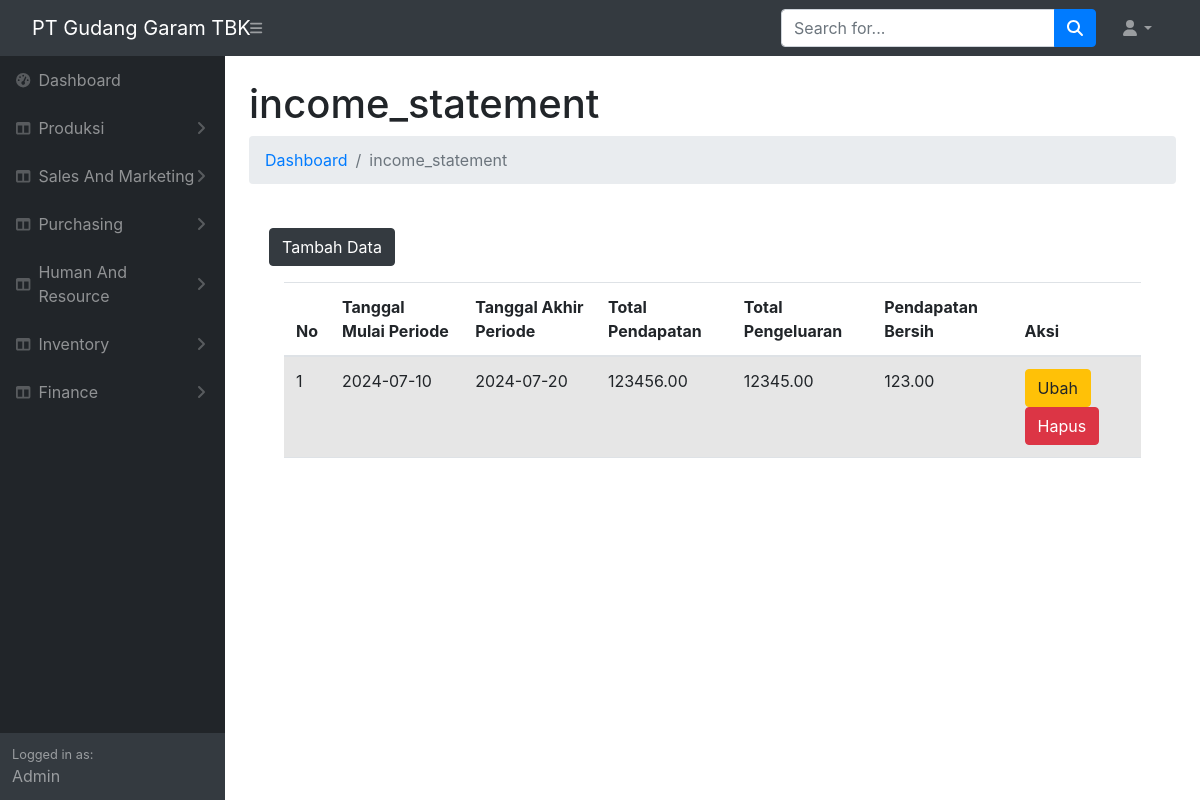
The page /produksi/income_statement.php on the database its author committed.
### tables this page shows
CREATE TABLE `income_statement` (
  `id_income_statement` int(11) NOT NULL,
  `start_date` date NOT NULL,
  `end_date` date NOT NULL,
  `total_income` decimal(15,2) NOT NULL,
  `total_expense` decimal(15,2) NOT NULL,
  `net_income` decimal(15,2) NOT NULL
);

### produksi/income_statement.php (the view, shortened to what this page needs)
<!DOCTYPE html>
<html lang="en">
    <head>
        <link rel="stylesheet" type="text/css" media="screen" href="https://cdn.datatables.net/1.13.1/css/jquery.dataTables.min.css">
    <link rel="stylesheet" type="text/css" media="screen" href="https://cdnjs.cloudflare.com/ajax/libs/twitter-bootstrap/5.2.0/css/bootstrap.min.css">
    <link rel="stylesheet" type="text/css" media="screen" href="https://cdn.datatables.net/1.13.1/css/dataTables.bootstrap5.min.css">
        <link href="https://cdn.jsdelivr.net/npm/simple-datatables@7.1.2/dist/style.min.css" rel="stylesheet" />
        <link href="css/styles.css" rel="stylesheet" />
    </head>
    <body class="sb-nav-fixed">
        <nav class="sb-topnav navbar navbar-expand navbar-dark bg-dark">
            <a class="navbar-brand ps-3" href="index.html">PT Gudang Garam TBK</a>
            <button class="btn btn-link btn-sm order-1 order-lg-0 me-4 me-lg-0" id="sidebarToggle" href="#!"><i class="fas fa-bars"></i></button>
            <form class="d-none d-md-inline-block form-inline ms-auto me-0 me-md-3 my-2 my-md-0">
                <div class="input-group">
                    <input class="form-control" type="text" placeholder="Search for..." aria-label="Search for..." aria-describedby="btnNavbarSearch" />
                    <button class="btn btn-primary" id="btnNavbarSearch" type="button"><i class="fas fa-search"></i></button>
                </div>
            </form>
            <ul class="navbar-nav ms-auto ms-md-0 me-3 me-lg-4">
                <li class="nav-item dropdown">
                    <a class="nav-link dropdown-toggle" id="navbarDropdown" href="#" role="button" data-bs-toggle="dropdown" aria-expanded="false"><i class="fas fa-user fa-fw"></i></a>
                </li>
            </ul>
        </nav>
        <div id="layoutSidenav">
            <div id="layoutSidenav_nav">
                <nav class="sb-sidenav accordion sb-sidenav-dark" id="sidenavAccordion">
                    <div class="sb-sidenav-menu">
                        <div class="nav">
                        <a class="nav-link" href="index.php">
                                <div class="sb-nav-link-icon"><i class="fas fa-tachometer-alt"></i></div>
                                Dashboard
                            </a>
                            <a class="nav-link collapsed" href="#" data-bs-toggle="collapse" data-bs-target="#collapseLayouts" aria-expanded="false" aria-controls="collapseLayouts">
                                <div class="sb-nav-link-icon"><i class="fas fa-columns"></i></div>
                                Produksi
                                <div class="sb-sidenav-collapse-arrow"><i class="fas fa-angle-down"></i></div>
                            </a>
                            <a class="nav-link collapsed" href="#" data-bs-toggle="collapse" data-bs-target="#collapseLayouts" aria-expanded="false" aria-controls="collapseLayouts">
                                <div class="sb-nav-link-icon"><i class="fas fa-columns"></i></div>
                                Sales And Marketing
                                <div class="sb-sidenav-collapse-arrow"><i class="fas fa-angle-down"></i></div>
                            </a>
                        <a class="nav-link collapsed" href="#" data-bs-toggle="collapse" data-bs-target="#collapseLayouts" aria-expanded="false" aria-controls="collapseLayouts">
                            <div class="sb-nav-link-icon"><i class="fas fa-columns"></i></div>
                            Purchasing
                            <div class="sb-sidenav-collapse-arrow"><i class="fas fa-angle-down"></i></div>
                        </a>
                        <a class="nav-link collapsed" href="#" data-bs-toggle="collapse" data-bs-target="#collapseLayouts" aria-expanded="false" aria-controls="collapseLayouts">
                        <div class="sb-nav-link-icon"><i class="fas fa-columns"></i></div>
                            Human And Resource
                            <div class="sb-sidenav-collapse-arrow"><i class="fas fa-angle-down"></i></div>
                            </a>
                        <a class="nav-link collapsed" href="#" data-bs-toggle="collapse" data-bs-target="#collapseLayouts" aria-expanded="false" aria-controls="collapseLayouts">
                            <div class="sb-nav-link-icon"><i class="fas fa-columns"></i></div>
                                Inventory
                                <div class="sb-sidenav-collapse-arrow"><i class="fas fa-angle-down"></i></div>
                                </a>
                        <a class="nav-link collapsed" href="#" data-bs-toggle="collapse" data-bs-target="#collapseLayouts" aria-expanded="false" aria-controls="collapseLayouts">
                            <div class="sb-nav-link-icon"><i class="fas fa-columns"></i></div>
                            Finance
                            <div class="sb-sidenav-collapse-arrow"><i class="fas fa-angle-down"></i></div>
                        </a>
                        <!DOCTYPE html>
                        <html lang="en">
                        <head>
                            <link href="https://stackpath.bootstrapcdn.com/bootstrap/4.5.2/css/bootstrap.min.css" rel="stylesheet">
                        </head>
                        <body>
                        </body>
                        </html>
                        </div>
                    </div>
                    <div class="sb-sidenav-footer">
                        <div class="small">Logged in as:</div>
                        Admin
                    </div>
                </nav>
            </div>
            <div id="layoutSidenav_content">
            <main>
                    <div class="container-fluid px-4">
                        <h1 class="mt-4">income_statement</h1>
                        <ol class="breadcrumb mb-4">
                            <li class="breadcrumb-item"><a href="index.html">Dashboard</a></li>
                            <li class="breadcrumb-item active">income_statement</li>
                        </ol>
            <div class="card-body">
                <button type="button" class="btn btn-dark mb-3" data-bs-toggle="modal" data-bs-target="#modaldaftar">
                    Tambah Data
                </button>
                <div class="container">
    <table id="export" class="table table-striped" style="width:100%">
        <thead>
            <tr>
                <th>No</th>
                <th>Tanggal Mulai Periode</th>
                <th>Tanggal Akhir Periode</th>
                <th>Total Pendapatan</th>
                <th>Total Pengeluaran</th>
                <th>Pendapatan Bersih</th>
                <th>Aksi</th>
            </tr>
        </thead>
        <tbody>
            <?php
            include "koneksi/koneksi.php";
            $no = 1;
            $tampil = mysqli_query($koneksi, "SELECT * FROM income_statement ORDER BY id_income_statement DESC");
            while ($data = mysqli_fetch_array($tampil)) {
                echo "<tr>
                <td>".$no."</td>
                <td>".$data['start_date']."</td>
                <td>".$data['end_date']."</td>
                <td>".$data['total_income']."</td>
                <td>".$data['total_expense']."</td>
                <td>".$data['net_income']."</td>
                <td>
                    <a href='#' class='btn btn-warning' data-bs-toggle='modal' data-bs-target='#modalubah".$no."'>Ubah</a>
                    <a href='#' class='btn btn-danger' data-bs-toggle='modal' data-bs-target='#modalhapus".$no."'>Hapus</a>
                </td>
                </tr>";
                $no++;
            }
            ?>
        </tbody>
    </table>
</div>
            </div>
        </div>
    </div>
  </body>
</html>

### rows shown on the page
income_statement: start_date "2024-07-10", end_date "2024-07-20", total_income "123456.00", total_expense "12345.00", net_income "123.00"
